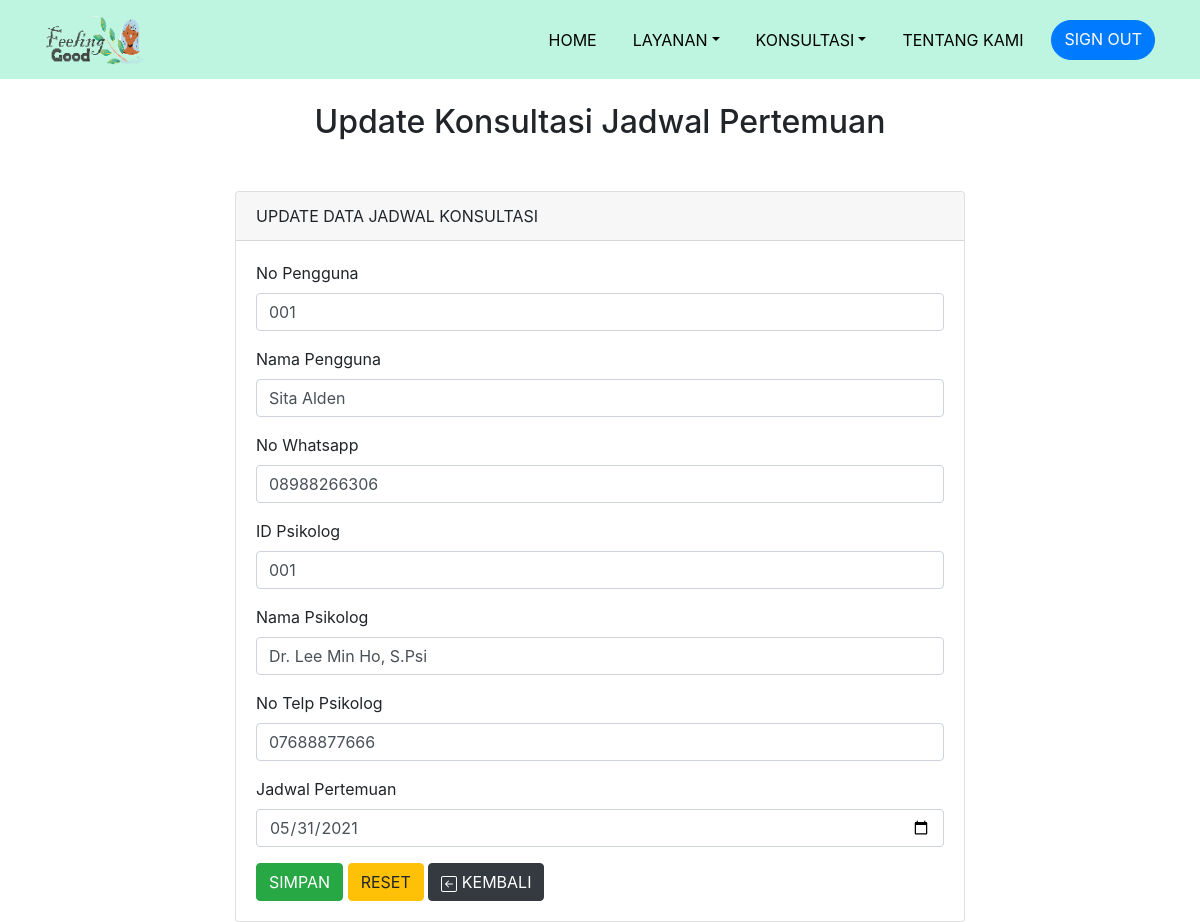
/edit_jadwal.php?id=1, run on the app's committed database.
### tables this page shows
CREATE TABLE `jadwal_pertemuan` (
  `id_jadwal` int(20) NOT NULL,
  `no_pengguna` varchar(20) NOT NULL,
  `nama_pengguna` varchar(30) NOT NULL,
  `no_wa` varchar(15) NOT NULL,
  `id_psikolog` varchar(20) NOT NULL,
  `nama_psikolog` varchar(30) NOT NULL,
  `no_telp_psikolog` varchar(15) NOT NULL,
  `jadwal` date NOT NULL
);

### edit_jadwal.php (the view, shortened to what this page needs)
<?php
  include('koneksi.php');
  $id = $_GET['id'];
  $query = "SELECT * FROM jadwal_pertemuan WHERE id_jadwal = $id LIMIT 1";
  $result = mysqli_query($connection, $query);
  $row = mysqli_fetch_array($result);
?>
<!doctype html>
<html lang="en">
  <head>
    <head>
    <link rel="stylesheet" href="https://stackpath.bootstrapcdn.com/bootstrap/4.4.1/css/bootstrap.min.css">
    <link rel="stylesheet" href="//cdn.datatables.net/1.10.20/css/jquery.dataTables.min.css">
    <link rel="stylesheet" href="style/style.css">
  </head>
  <body>
    <nav class="navbar navbar-expand-lg navbar-light" style="background-color:rgb(189, 245, 225);">
      <div class="container">
        <a class="navbar-brand" href="#"><img src="gambar/logo3.png" alt="FeelingGood" width="100" height="50" class="d-inline-block align-text-top"></a>
       <div class="collapse navbar-collapse justify-content-end" id="navbarNavAltMarkup">
          <div class="navbar-nav ml-auto">
            <a class="nav- item nav-link active" aria-current="page" href="http://localhost/feelingood/img-ngobar/img/home.php">Home</a>
            <li class="nav-item dropdown">
              <a class="nav-link dropdown-toggle" data-bs-toggle="dropdown" href="#" role="button" aria-expanded="false">Layanan</a>
            </li>
            <li class="nav-item dropdown">
              <a class="nav-link dropdown-toggle" data-bs-toggle="dropdown" href="#" role="button" aria-expanded="false">Konsultasi</a>
            </li>
            <a class="nav- item nav-link" href="tentangkami.html">Tentang Kami</a>
            <a class="btn btn-primary tombol" href="http://localhost/feelingood/img-ngobar/img/login.php">Sign Out</a>
          </div>
        </div>
      </div>
    </nav>
    <br>
    <h2 align="center"> Update Konsultasi Jadwal Pertemuan </h2>
    <div class="container" style="margin-top: 50px">
      <div class="row">
        <div class="col-md-8 offset-md-2">
          <div class="card">
            <div class="card-header">
              UPDATE DATA JADWAL KONSULTASI
            </div>
            <div class="card-body">
              <form action="update_jadwal.php" method="POST">
                <div class="form-group">
                  <label>No Pengguna</label>
                  <input type="text" name="no_pengguna" value="<?php echo $row['no_pengguna'] ?>" placeholder="Masukkan Nomor Pengguna" class="form-control">
                </div>
                <div class="form-group">
                  <label>Nama Pengguna</label>
                  <input type="text" name="nama_pengguna" value="<?php echo $row['nama_pengguna'] ?>" placeholder="Masukkan Nama Pengguna" class="form-control">
                </div>
                <div class="form-group">
                  <label>No Whatsapp</label>
                  <input type="text" name="no_wa" value="<?php echo $row['no_wa'] ?>" placeholder="Masukkan Nomor Whatsapp pengguna" class="form-control">
                </div>
                <div class="form-group">
                  <label>ID Psikolog</label>
                  <input type="text" name="id_psikolog" value="<?php echo $row['id_psikolog'] ?>"  placeholder="Masukkan Nomor Pengguna" class="form-control">
                </div>
                <div class="form-group">
                  <label>Nama Psikolog</label>
                  <input type="text" name="nama_psikolog" value="<?php echo $row['nama_psikolog'] ?>" placeholder="Masukkan Nama Pengguna" class="form-control">
                </div>
                <div class="form-group">
                  <label>No Telp Psikolog</label>
                  <input type="text" name="no_telp_psikolog" value="<?php echo $row['no_telp_psikolog'] ?>" placeholder="Masukkan Nomor Telpon Psikolog" class="form-control">
                </div>
                <div class="form-group">
                  <label>Jadwal Pertemuan</label>
                  <input type="date" name="jadwal"  value="<?php echo $row['jadwal'] ?>" placeholder="Masukkan Tanggal" class="form-control">
                </div>
                <button type="submit" class="btn btn-success">SIMPAN</button>
                <button type="reset" class="btn btn-warning">RESET</button>
                <button class="btn btn-dark">   KEMBALI</button></a>
              </form>
            </div>
          </div>
        </div>
      </div>
    </div>
  </body>
</html>

### style/style.css (style rules this page uses)
.tombol { text-transform: uppercase; border-radius: 40px; }
@media (min-width: 992px) { .navbar-brand, .nav-link { color: black !important; text-shadow: 1px 1px 1px rgba(0, 0, 0, alpha) ; } }
@media (min-width: 992px) { .nav-link { text-transform: uppercase; margin-right: 20px; } }

### data on the page
jadwal_pertemuan: no_pengguna "001", nama_pengguna "Sita Alden", no_wa "08988266306", id_psikolog "001", nama_psikolog "Dr. Lee Min Ho, S.Psi", no_telp_psikolog "07688877666", jadwal "05/31/2021"
